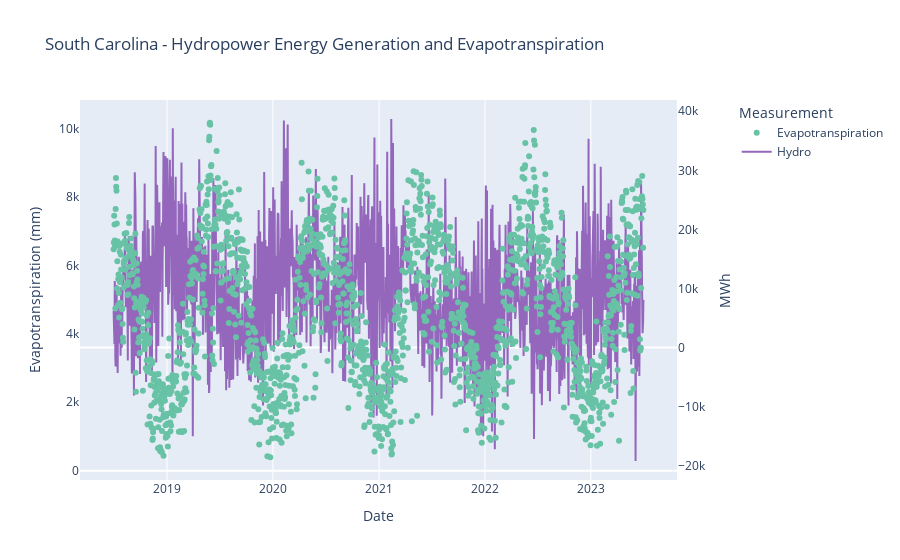

Notebook code cell kept with this figure:
### Markdown cell above
### Generate Plot (Customize Based on Weather Measurement)

### Code cell
hydro.update_layout(
    title='South Carolina - Hydropower Energy Generation and Evapotranspiration', #CHANGE TITLE
    
    xaxis=dict(title='Date'),
    
    yaxis=dict(title=f'Evapotranspiration (mm)', side='left', showgrid=False,overlaying='y2'), #CHANGE AXIS
    
    yaxis2=dict(title='MWh', showgrid=False,side='right',),
    legend=dict(x=1.1, title = 'Measurement')
)

hydro.show()

### Figure 1 — Plotly figure (JSON) as saved in the notebook; plotly's stock layout.template omitted (floating-point values rounded to 4 significant figures; data arrays with more than 128 entries replaced by an {"elided": "..."} marker saying what was removed)
{"data": [{"line": {"color": "rgb(104, 194, 165)"}, "mode": "markers", "name": "Evapotranspiration", "type": "scatter", "x": {"elided": "1827 str values"}, "y": {"elided": "1827 float values"}}, {"line": {"color": "rgb(148, 103, 189)"}, "mode": "lines", "name": "Hydro", "type": "scatter", "x": {"elided": "1827 str values"}, "y": {"elided": "1827 int values"}, "yaxis": "y2"}], "layout": {"legend": {"title": {"text": "Measurement"}, "x": 1.1}, "title": {"text": "South Carolina - Hydropower Energy Generation and Evapotranspiration"}, "xaxis": {"title": {"text": "Date"}}, "yaxis": {"overlaying": "y2", "showgrid": false, "side": "left", "title": {"text": "Evapotranspiration (mm)"}}, "yaxis2": {"showgrid": false, "side": "right", "title": {"text": "MWh"}}}}
